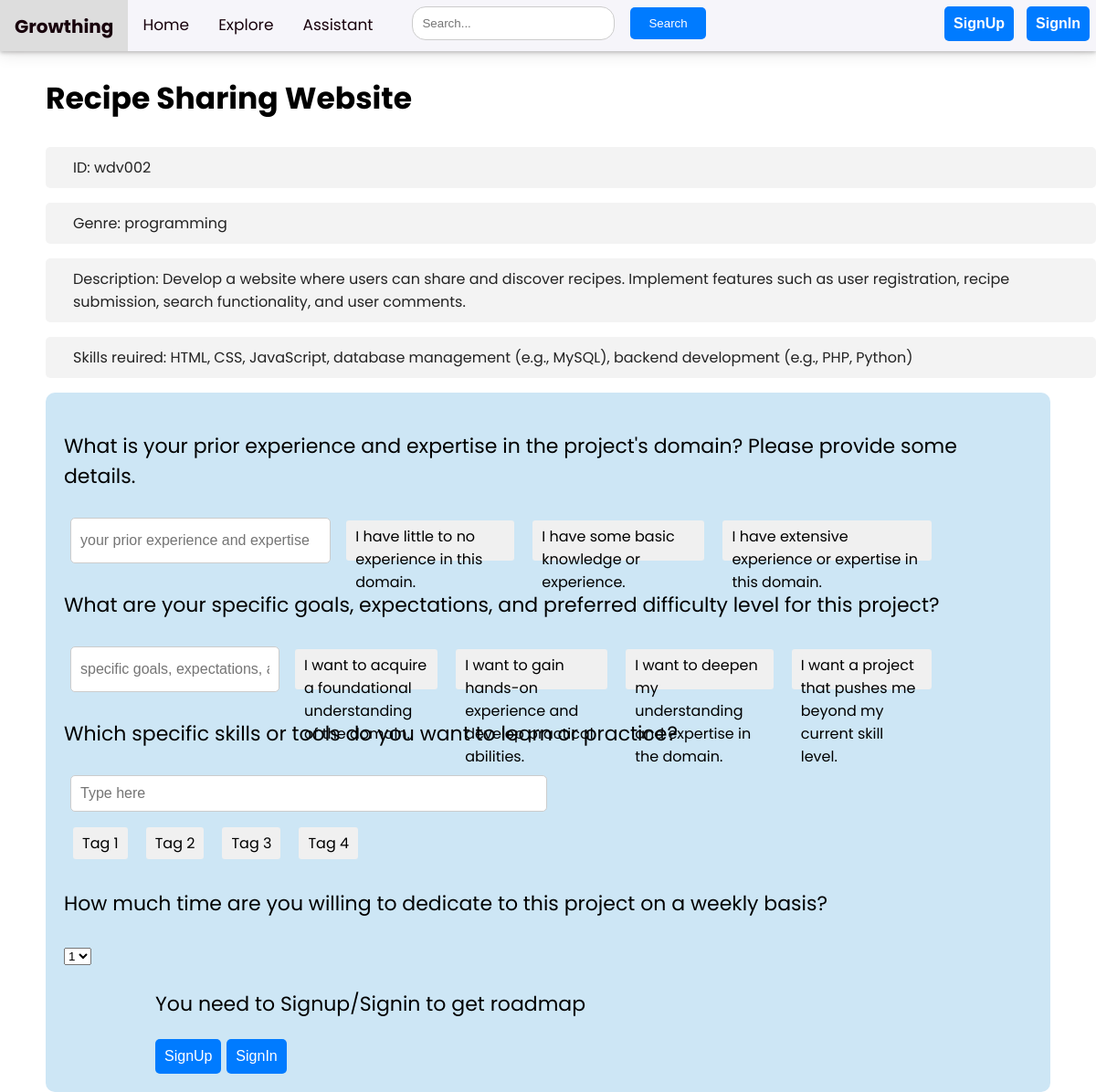
Screenshot of /project/wdv002/ with the database file from the repository.
### appname/models.py (models this page shows, shortened)
class Project(models.Model):
    title = models.CharField(max_length=100)
    emoji = models.CharField(max_length=200, null=True)
    description = models.TextField()
    skills = models.CharField(max_length=200)
    tools = models.CharField(max_length=200, null=True)
    genre = models.CharField(max_length=20, choices=genre, default='misc')
    project_id = models.CharField(max_length=100)

### appname/views.py (the view)
# urls.py: path("project/<str:pk>/", views.project_content, name="project"),
def project_content(request,pk):
    project = Project.objects.get(project_id = pk)
    return render(request,'project.html', context={'project':project })

### templates/project.html (shortened to what this page needs)
<!DOCTYPE html>
<html>
<head>
  <link rel="stylesheet" type="text/css" href="styles.css">
</head>
<body>
  <div class="sticky-top">
    <nav style="box-shadow: 0 2px 4px rgba(0, 0, 0, 0.2)">
      <div class="navbar">
        <a class="logo" href="/">Growthing</a>
        <a href="/home">Home</a>
        <a href="/explore">Explore</a>
        <a href="/assistant">Assistant</a>
        <div class="search-bar">
          <input type="text" placeholder="Search...">
          <button type="submit">Search</button>
        </div>
        <div class="user">
          {% if user.is_authenticated %}
          <a href="/signout"><button class="user-button" type="submit">SignOut</button></a>
          {% else %}
          <a href="/signup"><button class="user-button" type="submit">SignUp</button></a>
          <a href="/signin"><button class="user-button" type="submit">SignIn</button></a>
          {% endif %}
        </div>
      </div>
    </nav>
    <main>
      <div class="project_info">
        <h2>{{project.title}}</h2>
        <p>ID: {{project.project_id}} </p>
        <p>Genre: {{project.genre}}</p>
        <p>Description: {{project.description}}</p>
        <p>Skills reuired: {{project.skills}}</p>
      </div>
      <div class="user-input">
        <div class="grid-item">
          <form method="POST" action="{% url 'generate_roadmap' pk=project.project_id username=user.username %}">
            <P>What is your prior experience and expertise in the project's domain? Please provide some details.</P>
            <div class="input-container">
              <input type="text" class="input-text" name="experience" placeholder="your prior experience and expertise">
              <div class="suggestions">
                <span class="suggestion">I have little to no experience in this domain.</span>
                <span class="suggestion">I have some basic knowledge or experience.</span>
                <span class="suggestion">I have extensive experience or expertise in this domain.</span>
              </div>
            </div>
            <P>What are your specific goals, expectations, and preferred difficulty level for this project?</P>
            <div class="input-container">
              <input type="text" class="input-text" name="expectation" placeholder="specific goals, expectations, and preferred difficulty level">
              <div class="suggestions">
                <span class="suggestion">I want to acquire a foundational understanding of the domain.</span>
                <span class="suggestion">I want to gain hands-on experience and develop practical abilities.</span>
                <span class="suggestion">I want to deepen my understanding and expertise in the domain.</span>
                <span class="suggestion">I want a project that pushes me beyond my current skill level.</span>
              </div>
            </div>
            <P>Which specific skills or tools do you want to learn or practice?</P>
            <div class="tag-input-container">
              <input type="text" class="tag-input" name="specific-skills" placeholder="Type here">
              <div class="tag-suggestions">
                <span class="tag-suggestion">Tag 1</span>
                <span class="tag-suggestion">Tag 2</span>
                <span class="tag-suggestion">Tag 3</span>
                <span class="tag-suggestion">Tag 4</span>
              </div>
            </div>
            <p>How much time are you willing to dedicate to this project on a weekly basis?</p>
            <select id="number-select">
              <option value="1">1</option>
            </select>
            <div class="btn">
              {% if user.is_authenticated %}
              {% comment %} {% for project in project_pro001 %} {% endcomment %}
              <button class="btn" type="submit">Create Roadmap</button>
            </div>
          </form>
        </div>
      </div>
      {% else %}
      <p>You need to Signup/Signin to get roadmap</p>
      <a href="/signup"><button class="user-button" type="submit">SignUp</button></a>
      <a href="/signin"><button class="user-button" type="submit">SignIn</button></a>
      {% endif %}
</body>
</html>

### templates/styles.css (style rules this page uses)
.grid-item { background-color: #ccc; padding: 10px; }
.input-container { position: relative; display: flex; height: 8vh; width: 80vw; }

### templates/project.html (style rules this page uses)
body { font-family: 'Poppins'; font-size: 22px; margin: 0; padding: 0; height: 100%; }
.navbar { background-color: #F6F5FA; overflow: hidden; box-shadow: 0px 4px 16px 0px rgba(24, 2, 12, 0.10); height: 7vh; }
.navbar a { float: left; color: #18020c; text-align: center; padding: 14px 16px; text-decoration: none; font-size: 17px; }
.navbar .logo { display: block; float: left; padding: 14px 16px; font-size: 20px; font-weight: bold; text-decoration: none; color: #0066FF; }
.navbar .search-bar { display: flex; float: left; margin-left: 20px; align-items: center; }
.navbar .search-bar input[type="text"] { margin: 7px; padding: 10px; border: 1px solid #ccc; border-radius: 15px; width: 200px; }
.navbar .search-bar button[type="submit"] { padding: 10px 20px; margin-left: 10px; border: none; border-radius: 5px; background-color: #007bff; color: #fff; cursor: pointer; }
.navbar .user-button { float: right; padding: 10px 20px; font-size: 16px; font-weight: bold; text-align: center; text-decoration: none; border: none; border-radius: 5px; color: #fff; background-color: #007bff; cursor: pointer; margin: 7px; }
.navbar::after { content: ""; display: table; clear: both; }
.navbar .user { float: right; }
.navbar .user .user-button { float: right; font-size: 16px; text-align: center; text-decoration: none; border: none; border-radius: 5px; color: #fff; background-color: #007bff; cursor: pointer; margin: 7px; padding: 10px; }
.navbar .user a { text-decoration: none; color: #fff; padding: 0px; margin: 0px; }
.project_info { margin-left: 50px; }
.project_info p { color: #232323; padding-left: 30px; padding-top: 10px; padding-bottom: 10px; border-radius: 5px; font-size: 16px; background-color: #f3f3f3; }
.btn { margin-left: 100px; }
.btn button { font-size: 16px; text-align: center; text-decoration: none; border: none; border-radius: 5px; color: #fff; background-color: #007bff; cursor: pointer; padding: 10px; }
.grid-item { background-color: #CDE6F5; padding: 20px; border-radius: 10px; margin-left: 50px; margin-right: 50px; }
.input-container { margin-bottom: 10px; }
.suggestions { display: flex; }
.suggestion { cursor: pointer; padding: 5px 10px; background-color: #f0f0f0; border-radius: 3px; margin: 10px; font-size: 16px; }
.input-container input[type="text"] { margin: 7px; padding: 10px; border: 1px solid #ccc; border-radius: 5px; width: 500px; font-size: 16px; }
.tag-input-container { margin-bottom: 10px; }
.tag-input-container input { margin: 7px; padding: 10px; border: 1px solid #ccc; border-radius: 5px; width: 500px; font-size: 16px; }
.tag-suggestions { display: flex; flex-wrap: wrap; }
.tag-suggestion { cursor: pointer; padding: 5px 10px; background-color: #f0f0f0; border-radius: 3px; margin: 10px; font-size: 16px; }

### rows the page displays
Project: title "Recipe Sharing Website", project_id "wdv002", genre "programming", description "Develop a website where users can share and discover recipes. Implement features such as user registration, recipe submission, search functionality, and user comments.", skills "HTML, CSS, JavaScript, database management (e.g., MySQL), backend development (e.g., PHP, Python)"
